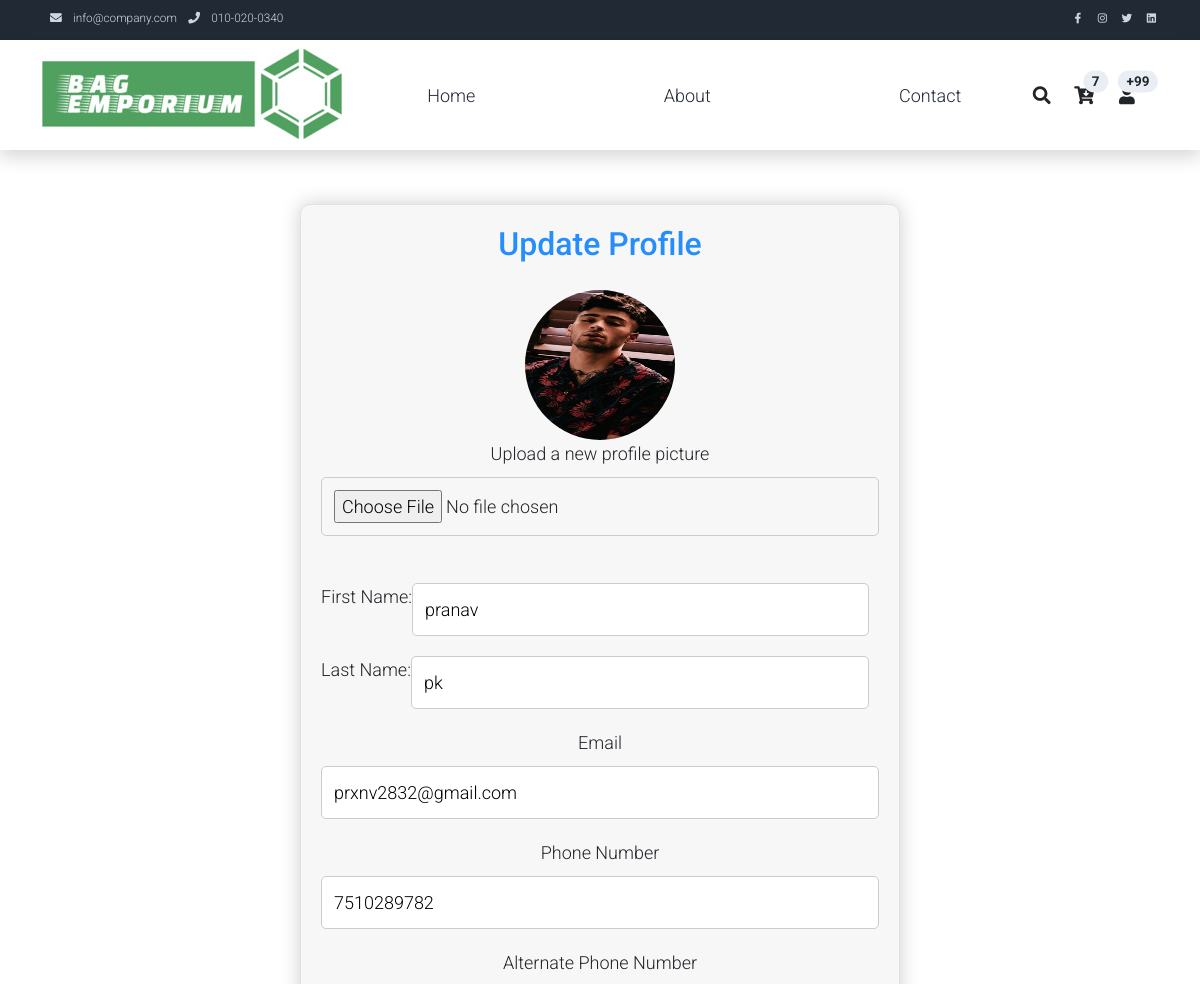
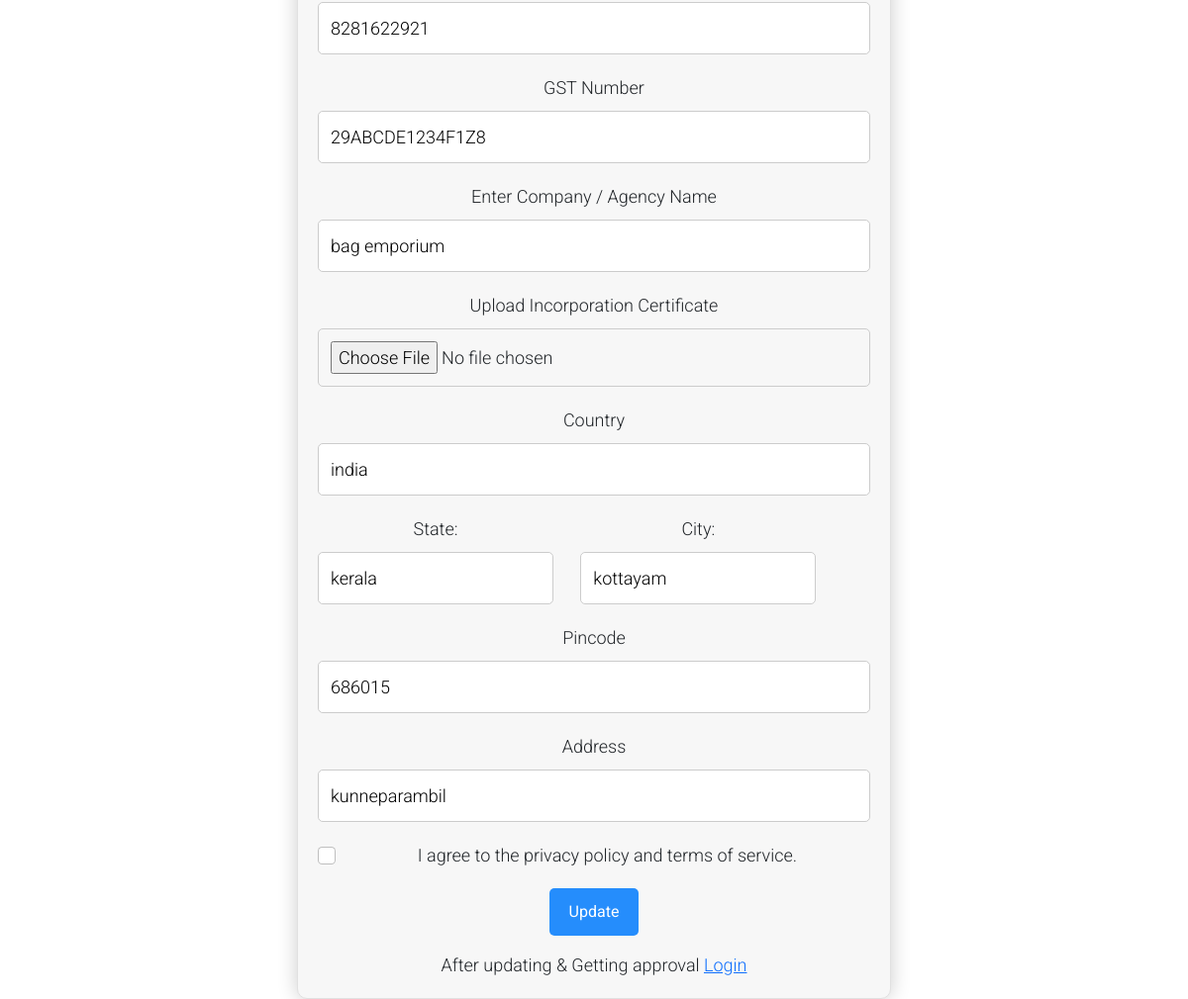
Page /myauth/sellersig/ (signed in) on the committed database (2 pictures, top to bottom).
### myauth/models.py (models this page shows, shortened)
class User(AbstractUser):
    class Role(models.TextChoices):
        ADMIN="ADMIN",'Admin'
        CUSTOMER="CUSTOMER",'Customer'
        DELIVERYBOY="DELIVERYBOY",'deliveryboy'
        SELLER="SELLER",'Seller'
    role = models.CharField(max_length=50,choices=Role.choices)

class SellerProfile(models.Model):
    user = models.OneToOneField(User, on_delete=models.CASCADE)
    phone = models.CharField(max_length=15, unique=True)
    alt_phone = models.CharField(max_length=12, unique=True)
    profile_picture = models.ImageField(upload_to='profile_pictures/', null=True, blank=True)
    gst = models.CharField(max_length=15)
    company_name = models.CharField(max_length=100)
    country = models.CharField(max_length=100)
    pincode = models.CharField(max_length=6)
    state = models.CharField(max_length=50)
    city = models.CharField(max_length=50)
    address = models.CharField(max_length=255)
    latitude = models.CharField(max_length=20, null=True, blank=True)  # Example length for latitude
    longitude = models.CharField(max_length=20, null=True, blank=True)  # Example length for longitude
    is_approved = models.BooleanField(default=False)
    incorporation_certificate = models.FileField(upload_to='incorporation_certificates/', null=True, blank=True)

### myauth/views.py (the view)
# urls.py: path('sellersig/',views.sellersig,name='sellersig'),
def sellersig(request):
       if 'username' in request.session:
        response = render(request,'sellersign.html')
        response['Cache-Control'] = 'no-store,must-revalidate'
        return response
       else:
        return redirect('/myauth/login')

### templates/sellersign.html (shortened to what this page needs)
{% load static %}
<!DOCTYPE html>
<html lang="en">
<head>
    <link rel="stylesheet" href="{% static 'assets/css/bootstrap.min.css' %}">
    <link rel="stylesheet" href="{% static 'assets/css/templatemo.css' %}">
    <link rel="stylesheet" href="{% static 'assets/css/custom.css' %}">
    <link rel="stylesheet" href="{% static 'assets/css/fontawesome.min.css' %}">
</head>
<body>
    <nav class="navbar navbar-expand-lg bg-dark navbar-light d-none d-lg-block" id="templatemo_nav_top">
        <div class="container text-light">
            <div class="w-100 d-flex justify-content-between">
                <div>
                    <i class="fa fa-envelope mx-2"></i>
                    <a class="navbar-sm-brand text-light text-decoration-none" href="mailto:info@company.com">info@company.com</a>
                    <i class="fa fa-phone mx-2"></i>
                    <a class="navbar-sm-brand text-light text-decoration-none" href="tel:010-020-0340">010-020-0340</a>
                </div>
                <div>
                    <a class="text-light" href="https://fb.com/templatemo" target="_blank" rel="sponsored"><i class="fab fa-facebook-f fa-sm fa-fw me-2"></i></a>
                    <a class="text-light" href="https://www.instagram.com/" target="_blank"><i class="fab fa-instagram fa-sm fa-fw me-2"></i></a>
                    <a class="text-light" href="https://twitter.com/" target="_blank"><i class="fab fa-twitter fa-sm fa-fw me-2"></i></a>
                    <a class="text-light" href="https://www.linkedin.com/" target="_blank"><i class="fab fa-linkedin fa-sm fa-fw"></i></a>
                </div>
            </div>
        </div>
    </nav>
    <nav class="navbar navbar-expand-lg navbar-light shadow">
        <div class="container d-flex justify-content-between align-items-center">
            <img class="img-fluid" src="{% static 'assets/img/logo3.jpg' %}" alt="">
            <div class="align-self-center collapse navbar-collapse flex-fill  d-lg-flex justify-content-lg-between" id="templatemo_main_nav">
                <div class="flex-fill">
                    <ul class="nav navbar-nav d-flex justify-content-between mx-lg-auto">
                        <li class="nav-item">
                            <a class="nav-link" href="\">Home</a>
                        </li>
                        <li class="nav-item">
                            <a class="nav-link" href="{% url 'abouttt' %}">About</a>
                        </li>
                        <li class="nav-item">
                            <a class="nav-link" href="{% url 'con' %}">Contact</a>
                        </li>
                    </ul>
                </div>
                <div class="navbar align-self-center d-flex">
                    <a class="nav-icon d-none d-lg-inline" href="#" data-bs-toggle="modal" data-bs-target="#templatemo_search">
                        <i class="fa fa-fw fa-search text-dark mr-2"></i>
                    </a>
                    <a class="nav-icon position-relative text-decoration-none" href="#">
                        <i class="fa fa-fw fa-cart-arrow-down text-dark mr-1"></i>
                        <span class="position-absolute top-0 left-100 translate-middle badge rounded-pill bg-light text-dark">7</span>
                    </a>
                    <a class="nav-icon position-relative text-decoration-none" href="#">
                        <i class="fa fa-fw fa-user text-dark mr-3"></i>
                        <span class="position-absolute top-0 left-100 translate-middle badge rounded-pill bg-light text-dark">+99</span>
                    </a>
                </div>
            </div>
        </div>
    </nav>
    <br><br>
    <!DOCTYPE html>
    <html lang="en">
<head>
</head>
<body>
    <center>
        <div class="form-container">
            <h2 style="text-align: center; color: #258dfc;">Update Profile</h2><br>
            <form action="/myauth/sell_upd/" method="post" enctype="multipart/form-data" onsubmit="return validateForm(this)">
            <div class="edit-left">
                <div class="profile-picture">
                    {% if user.sellerprofile.profile_picture %}
                        <img src="{{ user.sellerprofile.profile_picture.url }}" alt="Profile Picture" style="width: 150px; height: 150px; border-radius: 50%;">
                    {% else %}
                        <img src="{% static 'assets/img/pro.png' %}" alt="Default Profile Picture" style="width: 150px; height: 150px; border-radius: 50%;">
                    {% endif %}
                </div>
            </div>
            <div class="form-group">
                <label for="profile_picture">Upload a new profile picture</label>
                <input type="file" name="profile_picture" accept="image/*" required>
            </div><br>
            <div class="form-group name-fields">
                <label for="first_name">First Name:</label>
                <input type="text" id="first_name" name="first_name" required placeholder="Enter First Name" value="{{ user.first_name }}">
            </div>
            <div class="form-group name-fields">
                <label for="last_name">Last Name:</label>
                <input type="text" id="last_name" name="last_name" required placeholder="Enter Last Name" value="{{ user.last_name }}">
            </div>
            <div class="form-group">
                <label for="email">Email</label>
                <input type="email" id="email" name="email" required placeholder="Enter your email address"  value="{{ user.email }}">
            </div>
            <div class="form-group">
                <label for="phone">Phone Number</label>
                <input type="tel" id="phone" name="phone" placeholder="Enter your phone number" required value="{{ user.sellerprofile.phone }}">
            </div>
            <div class="form-group">
                <label for="alt_phone">Alternate Phone Number</label>
                <input type="tel" id="alt_phone" name="alt_phone" placeholder="Enter your alternate phone number" required value="{{ user.sellerprofile.alt_phone }}">
            </div>
             <div class="form-group">
                <label for="gst">GST Number</label>
                <input type="text" id="gst" name="gst" placeholder="Enter GSTIN" oninput="validateGSTInput()"  required user.sellerprofile.gst  value="{{ user.sellerprofile.gst }}">
            </div>
<div class="form-group">
    <label for="company_name">Enter Company / Agency Name</label>
    <input type="text" id="company_name" name="company_name" required placeholder="Enter Company / Agency Name" value="{{ user.sellerprofile.company_name }}">
</div>
<div class="form-group">
    <label for="incorporation_certificate">Upload Incorporation Certificate</label>
    <input type="file" name="incorporation_certificate" required accept="application/pdf, application/msword, application/vnd.openxmlformats-officedocument.wordprocessingml.document">
</div>
              <div class="form-group">
                <label for="country">Country</label>
                <input type="text" id="country" name="country" placeholder="Country"  required value="{{ user.sellerprofile.country }}">
            </div>
<div class="form-group city-state-fields">
    <div class="label-input-group">
        <label for="state">State:</label>
        <input type="text" id="state" name="state" placeholder="Enter State"  required value="{{ user.sellerprofile.state }}">
    </div>
    <div class="label-input-group">
        <label for="city">City:</label>
        <input type="text" id="city" name="city" placeholder="Enter City" required value="{{ user.sellerprofile.city }}">
    </div>
</div>
             <div class="form-group">
                <label for="pincode">Pincode</label>
                <input type="text" id="pincode" name="pincode"  placeholder="Enter your pincode"  required value="{{ user.sellerprofile.pincode }}" >
            </div>
            <div class="form-group">
                <label for="building_name">Address</label>
                <input type="text" id="address" name="address"  placeholder="Enter Address" required value="{{ user.sellerprofile.address }} ">
            </div>
            <div class="form-group">
                <div class="form-check">
                    <input type="checkbox" id="privacy_consent" name="privacy_consent" class="form-check-input" required>
                    <label class="form-check-label" for="privacy_consent">
                        I agree to the privacy policy and terms of service.
                    </label>
                </div>
            </div>
            <div>
                <button type="submit" class="btn" id="submit-button">Update</button>
            </div>
            <div class="mt-3 text-center">
                After updating & Getting approval <a href="/myauth/login/">Login</a>
            </div>
        </form>
    </div>
</center>
</body>
</html>

### static/assets/css/templatemo.css (style rules this page uses)
body, ul, li, p, a, label, input, div { font-family: 'Roboto', sans-serif; font-size: 18px !important; font-weight: 300 !important; }
.text-light { color: #cfd6e1 !important; }
.bg-dark { background-color: #212934 !important; }
.bg-light { background-color: #e9eef5 !important; }
#templatemo_nav_top { min-height: 40px; }
#templatemo_nav_top * { font-size: .9em !important; }
#templatemo_main_nav a { color: #212934; }
#templatemo_main_nav .navbar .nav-icon { margin-right: 20px; }
@media (min-width: 768px) { #templatemo_main_nav .navbar-nav { max-width: 450px; } }
@media (min-width: 992px) { #templatemo_main_nav .navbar-nav { max-width: 550px; } }

### templates/sellersign.html (style rules this page uses)
body, h1, h2, p, ul, li { margin: 0; padding: 0; }
.form-container { max-width: 600px; margin: 0 auto; padding: 20px; background-color: #f7f7f7; border: 1px solid #e1e1e1; border-radius: 10px; box-shadow: 0 0 20px rgba(0, 0, 0, 0.2); }
.form-group { margin-bottom: 20px; }
.form-group label { font-weight: bold; display: block; margin-bottom: 10px; }
.form-group input[type="text"], .form-group input[type="tel"], .form-group input[type="email"], .form-group input[type="file"], .form-group select, .form-group textarea { width: 100%; padding: 12px; border: 1px solid #ccc; border-radius: 5px; }
.btn { background-color: #258dfc; color: #fff; border: none; padding: 12px 20px; border-radius: 5px; cursor: pointer; transition: background-color 0.3s; }
.name-fields { display: flex; justify-content: space-between; }
.name-fields input[type="text"] { flex: 1; margin-right: 10px; }
.city-state-fields { display: flex; justify-content: space-between; }
.city-state-fields input[type="text"] { flex: 1; margin-right: 10px; }

### rows in the picture
User: sellerprofile.profile_picture (picture), first_name "pranav", last_name "pk", email "prxnv2832@gmail.com", phone "7510289782", alt_phone "8281622921", gst "29ABCDE1234F1Z8", company_name "bag emporium", country "india", state "kerala", city "kottayam", pincode "686015", address "kunneparambil"
